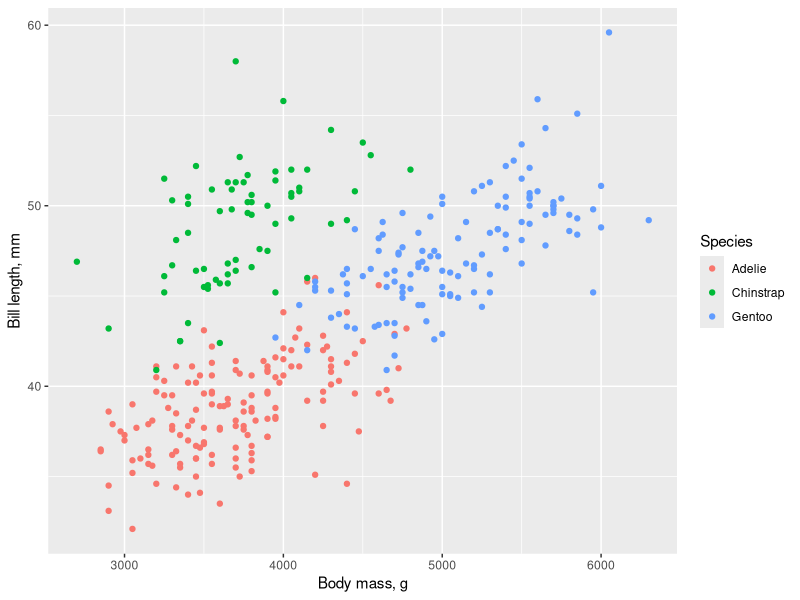

This figure's R source:
## ---- chunk 1
#devtools::install_github("hadley/emo")        ## if anyone else wants to render
library(fontawesome)
## ---- chunk 2
#| echo: true
#| output-location: column
#| lightbox: true

# lightbox: true              #<1>

library(ggplot2)
library(palmerpenguins)

ggplot(data = penguins,
 mapping = aes(x = body_mass_g, 
           y = bill_length_mm, 
           colour = species)) +
  geom_point() +
  labs(x = "Body mass, g", 
       y = "Bill length, mm", 
       colour = "Species") 

## ---- chunk 3
sessionInfo()
